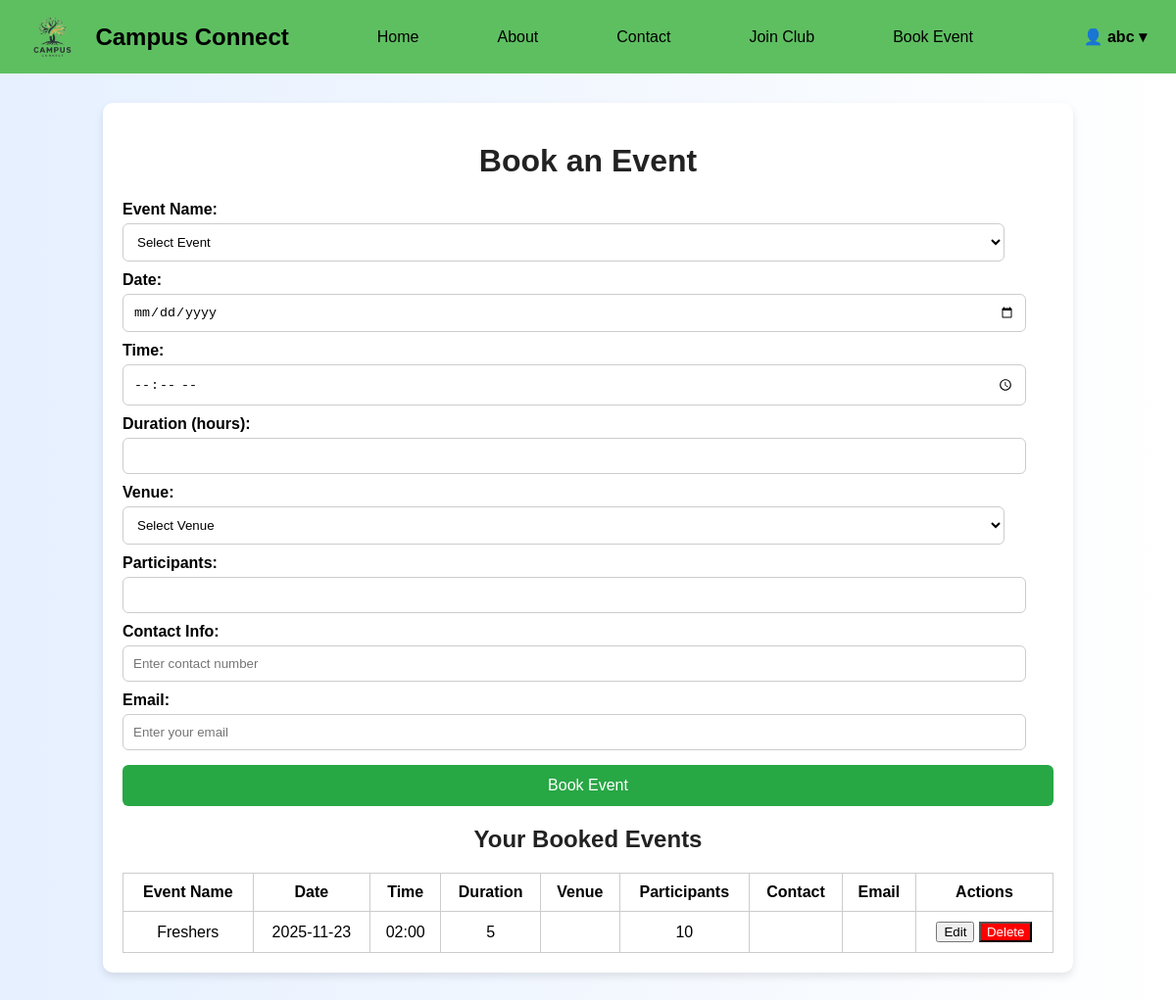
Page /book_event (signed in) on the earlier database version.
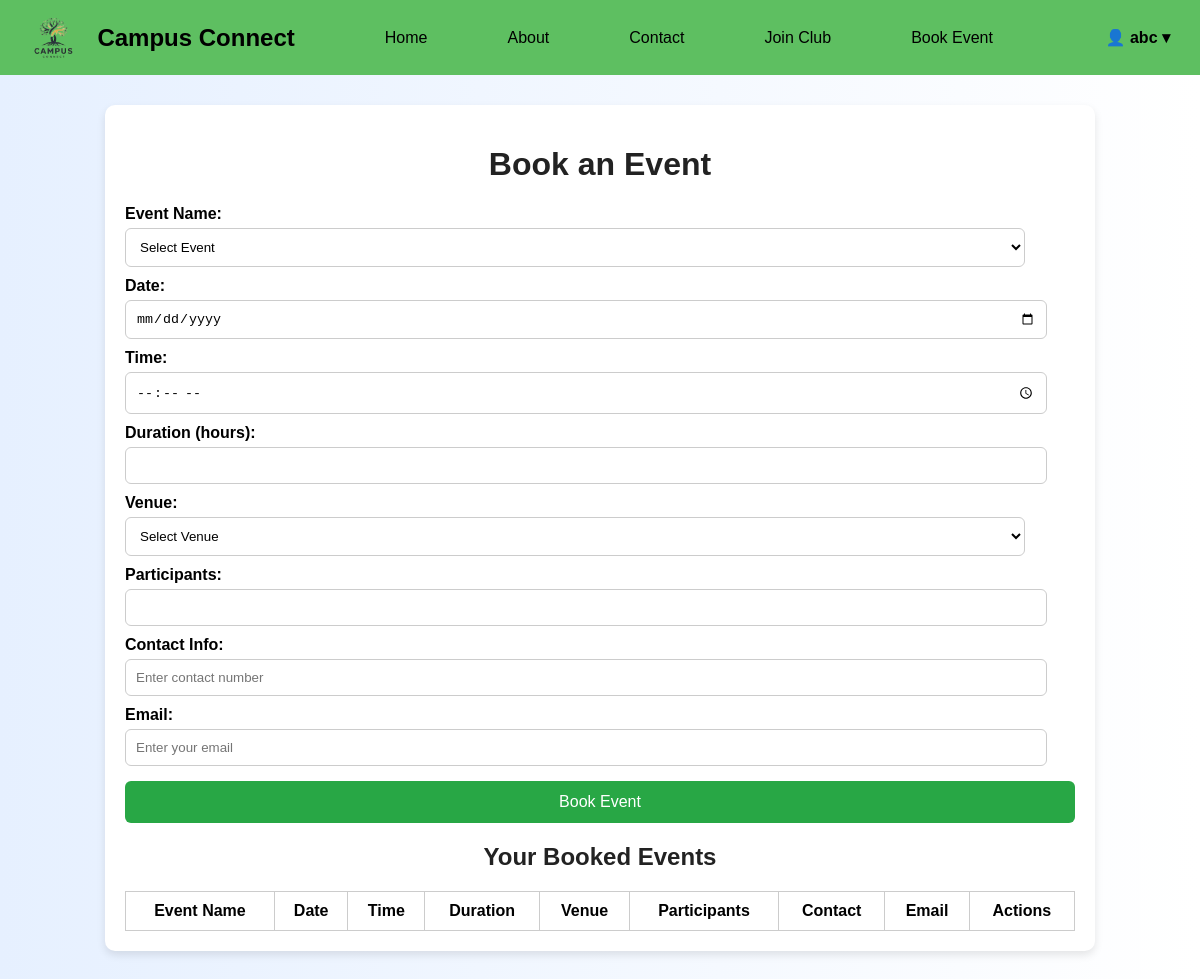
Same page on the later database version.
### tables this page shows
CREATE TABLE event_bookings (
    id INTEGER PRIMARY KEY AUTOINCREMENT,
    username TEXT NOT NULL,
    event_name TEXT NOT NULL,
    participants INTEGER NOT NULL,
    booked_at TIMESTAMP DEFAULT CURRENT_TIMESTAMP
, event_date TEXT NOT NULL DEFAULT '', event_time TEXT NOT NULL DEFAULT '', duration INTEGER NOT NULL DEFAULT 1, contact_info TEXT, email TEXT, venue TEXT, price INTEGER DEFAULT 0, capacity INTEGER DEFAULT 0);

### app.py (the view, shortened to what this page needs)
@app.route('/book_event', methods=['GET', 'POST'])
@login_required
def book_event():
    username = session.get('user')
    conn = get_db_connection()
    venue_info = {
        "Main Hall": {"price_3hrs": 4000, "capacity": 100},
        "Auditorium": {"price_3hrs": 8000, "capacity": 200},
        "Civil Conference Hall": {"price_3hrs": 3500, "capacity": 60},
        "Education Dept Conference Hall 1": {"price_3hrs": 3000, "capacity": 50},
        "Education Dept Conference Hall 2": {"price_3hrs": 3000, "capacity": 50},
        "IQAC Conference Hall": {"price_3hrs": 5000, "capacity": 70}
    }
    events = conn.execute(
        "SELECT * FROM event_bookings WHERE username=? ORDER BY event_date, event_time",
        (username,)
    ).fetchall()
    conn.close()
    return render_template('book_event.html', user=username, events=events)

### app.py (called while the page is built)
def get_db_connection():
    conn = sqlite3.connect(DB_PATH)
    conn.row_factory = sqlite3.Row
    return conn

def login_required(f):
    @wraps(f)
    def decorated_function(*args, **kwargs):
        if 'user' not in session:
            return redirect(url_for('login', next=request.path))
        return f(*args, **kwargs)
    return decorated_function

### templates/book_event.html (shortened to what this page needs)
<!DOCTYPE html>
<html lang="en">
<head>
</head>
  <div class="navbar">
    <img src="{{ url_for('static', filename='images/logo.png') }}" style="height:45px; margin-right:10px;">
    <h2>Campus Connect</h2>
    <a href="{{ url_for('index') }}">Home</a>
    <a href="{{ url_for('about') }}">About</a>
    <a href="{{ url_for('contact') }}">Contact</a>
    <a href="{{ url_for('join_club') }}">Join Club</a>
    <a href="{{ url_for('book_event') }}">Book Event</a>
    {% if user %}
  <div class="user-section" id="userMenu">
    <span class="user-toggle">👤 {{ user }} &#9662;</span>
  </div>
  {% else %}
    <a href="{{ url_for('login') }}" class="login-btn">Login/Register</a>
  {% endif %}
</div>
  <div class="container">
    <h1>Book an Event</h1>
    <form id="eventForm" method="POST">
      <label>Event Name:</label>
      <select name="event_name" required>
        <option value="" disabled selected>Select Event</option>
      </select>
      <label>Date:</label>
      <input type="date" name="event_date" required>
      <label>Time:</label>
      <input type="time" name="event_time" required>
      <label>Duration (hours):</label>
      <input type="number" name="duration" min="1" required>
      <label>Venue:</label>
      <select name="venue" id="venue" required>
        <option value="" disabled selected>Select Venue</option>
      </select>
      <label>Participants:</label>
      <input type="number" name="participants" id="participants" min="1" required>
      <label>Contact Info:</label>
      <input type="tel" name="contact_info" placeholder="Enter contact number" pattern="[0-9]{10}" required>
      <label>Email:</label>
      <input type="email" name="email" placeholder="Enter your email" required>
      <button type="submit">Book Event</button>
    </form>
    <h2>Your Booked Events</h2>
    <table id="eventsTable">
      <thead>
        <tr>
          <th>Event Name</th>
          <th>Date</th>
          <th>Time</th>
          <th>Duration</th>
          <th>Venue</th>
          <th>Participants</th>
          <th>Contact</th>
          <th>Email</th>
          <th>Actions</th>
        </tr>
      </thead>
      <tbody id="eventsBody">
        {% for event in events %}
        <tr data-id="{{ event['id'] }}">
          <td>{{ event['event_name'] }}</td>
          <td>{{ event['event_date'] }}</td>
          <td>{{ event['event_time'] }}</td>
          <td>{{ event['duration'] }}</td>
          <td>{{ event['venue'] }}</td>
          <td>{{ event['participants'] }}</td>
          <td>{{ event['contact_info'] }}</td>
          <td>{{ event['email'] }}</td>
          <td>
            <button class="edit-btn">Edit</button>
            <button class="delete-btn" style="background-color:red; color:white;">Delete</button>
          </td>
        </tr>
        {% endfor %}
      </tbody>
    </table>
  </div>
</body>
</html>

Differences in the rows shown:
removed event_bookings: username "abc", event_name "Freshers", event_date "2025-11-23", event_time "02:00", duration "5", participants "10"
Other differences:
{{ user }}: (not shown) → "abc"
